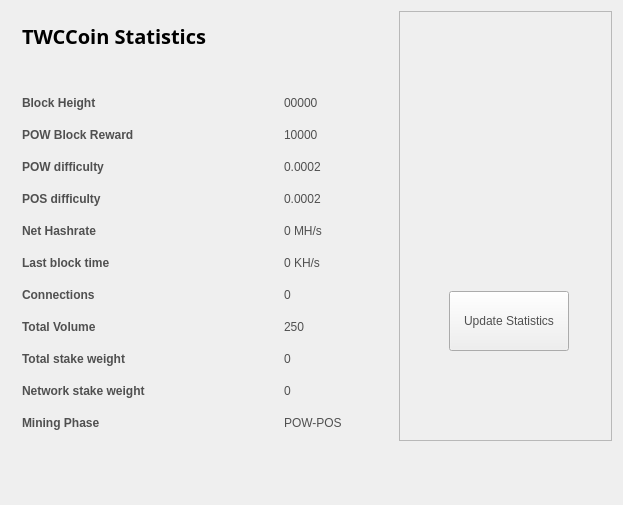
<?xml version="1.0" encoding="UTF-8"?>
<ui version="4.0">
 <class>StatisticsPage</class>
 <widget class="QWidget" name="StatisticsPage">
  <property name="windowModality">
   <enum>Qt::NonModal</enum>
  </property>
  <property name="geometry">
   <rect>
    <x>0</x>
    <y>0</y>
    <width>623</width>
    <height>505</height>
   </rect>
  </property>
  <property name="windowTitle">
   <string>Digging</string>
  </property>
  <property name="styleSheet">
   <string notr="true">color:#505050;
font-family:'Open Sans,sans-serif';</string>
  </property>
  <layout class="QGridLayout" name="gridLayout">
   <property name="sizeConstraint">
    <enum>QLayout::SetMaximumSize</enum>
   </property>
   <item row="0" column="1">
    <widget class="QFrame" name="frame">
     <property name="minimumSize">
      <size>
       <width>213</width>
       <height>0</height>
      </size>
     </property>
     <property name="frameShape">
      <enum>QFrame::StyledPanel</enum>
     </property>
     <property name="frameShadow">
      <enum>QFrame::Raised</enum>
     </property>
     <widget class="QPushButton" name="startButton">
      <property name="geometry">
       <rect>
        <x>50</x>
        <y>280</y>
        <width>120</width>
        <height>60</height>
       </rect>
      </property>
      <property name="sizePolicy">
       <sizepolicy hsizetype="Fixed" vsizetype="Fixed">
        <horstretch>0</horstretch>
        <verstretch>0</verstretch>
       </sizepolicy>
      </property>
      <property name="minimumSize">
       <size>
        <width>120</width>
        <height>60</height>
       </size>
      </property>
      <property name="autoFillBackground">
       <bool>false</bool>
      </property>
      <property name="styleSheet">
       <string notr="true"/>
      </property>
      <property name="text">
       <string>Update Statistics</string>
      </property>
     </widget>
     <widget class="QLabel" name="label">
      <property name="geometry">
       <rect>
        <x>10</x>
        <y>10</y>
        <width>191</width>
        <height>191</height>
       </rect>
      </property>
      <property name="text">
       <string/>
      </property>
      <property name="pixmap">
       <pixmap resource="../bitcoin.qrc">:/icons/coinbg</pixmap>
      </property>
      <property name="scaledContents">
       <bool>true</bool>
      </property>
     </widget>
    </widget>
   </item>
   <item row="0" column="0">
    <widget class="QFrame" name="gridFrame_2">
     <layout class="QGridLayout" name="gridLayout_4">
      <item row="3" column="0">
       <layout class="QFormLayout" name="formLayout_2">
        <property name="fieldGrowthPolicy">
         <enum>QFormLayout::FieldsStayAtSizeHint</enum>
        </property>
        <property name="horizontalSpacing">
         <number>139</number>
        </property>
        <property name="verticalSpacing">
         <number>18</number>
        </property>
        <property name="rightMargin">
         <number>0</number>
        </property>
        <item row="1" column="0">
         <widget class="QLabel" name="label_14">
          <property name="text">
           <string>&lt;html&gt;&lt;head/&gt;&lt;body&gt;&lt;p&gt;&lt;span style=&quot; font-weight:600;&quot;&gt;Block Height&lt;/span&gt;&lt;/p&gt;&lt;/body&gt;&lt;/html&gt;</string>
          </property>
         </widget>
        </item>
        <item row="1" column="1">
         <widget class="QLabel" name="heightBox">
          <property name="text">
           <string>00000</string>
          </property>
         </widget>
        </item>
        <item row="2" column="0">
         <widget class="QLabel" name="label_12">
          <property name="text">
           <string>&lt;html&gt;&lt;head/&gt;&lt;body&gt;&lt;p&gt;&lt;span style=&quot; font-weight:600;&quot;&gt;POW Block Reward&lt;/span&gt;&lt;/p&gt;&lt;/body&gt;&lt;/html&gt;</string>
          </property>
         </widget>
        </item>
        <item row="2" column="1">
         <widget class="QLabel" name="rewardBox">
          <property name="text">
           <string>10000</string>
          </property>
         </widget>
        </item>
        <item row="3" column="0">
         <widget class="QLabel" name="label_13">
          <property name="text">
           <string>&lt;html&gt;&lt;head/&gt;&lt;body&gt;&lt;p&gt;&lt;span style=&quot; font-weight:600;&quot;&gt;POW difficulty&lt;/span&gt;&lt;/p&gt;&lt;/body&gt;&lt;/html&gt;</string>
          </property>
         </widget>
        </item>
        <item row="3" column="1">
         <widget class="QLabel" name="diffBox">
          <property name="text">
           <string>0.0002</string>
          </property>
         </widget>
        </item>
        <item row="4" column="0">
         <widget class="QLabel" name="label_9">
          <property name="text">
           <string>&lt;html&gt;&lt;head/&gt;&lt;body&gt;&lt;p&gt;&lt;span style=&quot; font-weight:600;&quot;&gt;POS difficulty&lt;/span&gt;&lt;/p&gt;&lt;/body&gt;&lt;/html&gt;</string>
          </property>
         </widget>
        </item>
        <item row="4" column="1">
         <widget class="QLabel" name="diffBox2">
          <property name="text">
           <string>0.0002</string>
          </property>
         </widget>
        </item>
        <item row="5" column="1">
         <widget class="QLabel" name="pawrateBox">
          <property name="text">
           <string>0 MH/s</string>
          </property>
         </widget>
        </item>
        <item row="6" column="0">
         <widget class="QLabel" name="label3_2">
          <property name="sizePolicy">
           <sizepolicy hsizetype="Preferred" vsizetype="Maximum">
            <horstretch>0</horstretch>
            <verstretch>0</verstretch>
           </sizepolicy>
          </property>
          <property name="text">
           <string>&lt;html&gt;&lt;head/&gt;&lt;body&gt;&lt;p&gt;&lt;span style=&quot; font-weight:600;&quot;&gt;Last block time&lt;/span&gt;&lt;/p&gt;&lt;/body&gt;&lt;/html&gt;</string>
          </property>
         </widget>
        </item>
        <item row="6" column="1">
         <widget class="QLabel" name="localBox">
          <property name="text">
           <string>0 KH/s</string>
          </property>
         </widget>
        </item>
        <item row="7" column="0">
         <widget class="QLabel" name="label1_2">
          <property name="text">
           <string>&lt;html&gt;&lt;head/&gt;&lt;body&gt;&lt;p&gt;&lt;span style=&quot; font-weight:600;&quot;&gt;Connections&lt;/span&gt;&lt;/p&gt;&lt;/body&gt;&lt;/html&gt;</string>
          </property>
         </widget>
        </item>
        <item row="7" column="1">
         <widget class="QLabel" name="connectionBox">
          <property name="text">
           <string>0</string>
          </property>
         </widget>
        </item>
        <item row="8" column="0">
         <widget class="QLabel" name="label_8">
          <property name="text">
           <string>&lt;html&gt;&lt;head/&gt;&lt;body&gt;&lt;p&gt;&lt;span style=&quot; font-weight:600;&quot;&gt;Total Volume&lt;/span&gt;&lt;/p&gt;&lt;/body&gt;&lt;/html&gt;</string>
          </property>
         </widget>
        </item>
        <item row="8" column="1">
         <widget class="QLabel" name="volumeBox">
          <property name="text">
           <string>250</string>
          </property>
         </widget>
        </item>
        <item row="9" column="0">
         <widget class="QLabel" name="label_10">
          <property name="text">
           <string>&lt;html&gt;&lt;head/&gt;&lt;body&gt;&lt;p&gt;&lt;span style=&quot; font-weight:600;&quot;&gt;Total stake weight&lt;/span&gt;&lt;/p&gt;&lt;/body&gt;&lt;/html&gt;</string>
          </property>
         </widget>
        </item>
        <item row="9" column="1">
         <widget class="QLabel" name="minBox">
          <property name="text">
           <string>0</string>
          </property>
         </widget>
        </item>
        <item row="10" column="0">
         <widget class="QLabel" name="label_11">
          <property name="text">
           <string>&lt;html&gt;&lt;head/&gt;&lt;body&gt;&lt;p&gt;&lt;span style=&quot; font-weight:600;&quot;&gt;Network stake weight&lt;/span&gt;&lt;/p&gt;&lt;/body&gt;&lt;/html&gt;</string>
          </property>
         </widget>
        </item>
        <item row="10" column="1">
         <widget class="QLabel" name="maxBox">
          <property name="text">
           <string>0</string>
          </property>
         </widget>
        </item>
        <item row="11" column="0">
         <widget class="QLabel" name="label_15">
          <property name="text">
           <string>&lt;html&gt;&lt;head/&gt;&lt;body&gt;&lt;p&gt;&lt;span style=&quot; font-weight:600;&quot;&gt;Mining Phase&lt;/span&gt;&lt;/p&gt;&lt;/body&gt;&lt;/html&gt;</string>
          </property>
         </widget>
        </item>
        <item row="11" column="1">
         <widget class="QLabel" name="cBox">
          <property name="text">
           <string>POW-POS</string>
          </property>
         </widget>
        </item>
        <item row="5" column="0">
         <widget class="QLabel" name="label_16">
          <property name="text">
           <string>&lt;html&gt;&lt;head/&gt;&lt;body&gt;&lt;p&gt;&lt;span style=&quot; font-weight:600;&quot;&gt;Net Hashrate&lt;/span&gt;&lt;/p&gt;&lt;/body&gt;&lt;/html&gt;</string>
          </property>
         </widget>
        </item>
       </layout>
      </item>
      <item row="1" column="0">
       <layout class="QHBoxLayout" name="horizontalLayout_4">
        <property name="spacing">
         <number>7</number>
        </property>
        <item>
         <widget class="QLabel" name="label_5">
          <property name="font">
           <font>
            <family>Open Sans,sans-serif</family>
           </font>
          </property>
          <property name="text">
           <string>&lt;html&gt;&lt;head/&gt;&lt;body&gt;&lt;p&gt;&lt;span style=&quot; font-size:20px; font-weight:600; color:#000000;&quot;&gt;TWCCoin Statistics&lt;/span&gt;&lt;/p&gt;&lt;/body&gt;&lt;/html&gt;</string>
          </property>
         </widget>
        </item>
        <item>
         <spacer name="horizontalSpacer_2">
          <property name="orientation">
           <enum>Qt::Horizontal</enum>
          </property>
          <property name="sizeHint" stdset="0">
           <size>
            <width>40</width>
            <height>20</height>
           </size>
          </property>
         </spacer>
        </item>
       </layout>
      </item>
      <item row="2" column="0">
       <spacer name="verticalSpacer_2">
        <property name="orientation">
         <enum>Qt::Vertical</enum>
        </property>
        <property name="sizeHint" stdset="0">
         <size>
          <width>20</width>
          <height>40</height>
         </size>
        </property>
       </spacer>
      </item>
     </layout>
    </widget>
   </item>
   <item row="1" column="0">
    <spacer name="verticalSpacer">
     <property name="orientation">
      <enum>Qt::Vertical</enum>
     </property>
     <property name="sizeHint" stdset="0">
      <size>
       <width>20</width>
       <height>40</height>
      </size>
     </property>
    </spacer>
   </item>
  </layout>
 </widget>
 <layoutdefault spacing="6" margin="11"/>
 <resources/>
 <connections/>
</ui>
